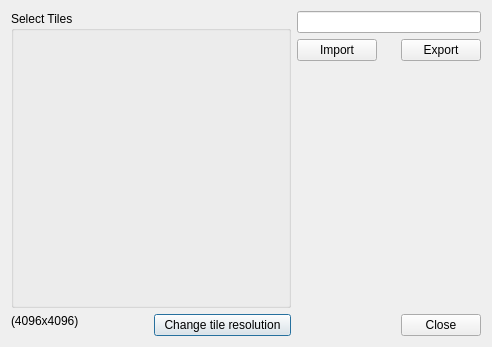
<?xml version="1.0" encoding="UTF-8"?>
<ui version="4.0">
 <class>CTerrainTextureExport</class>
 <widget class="QDialog" name="CTerrainTextureExport">
  <property name="geometry">
   <rect>
    <x>0</x>
    <y>0</y>
    <width>492</width>
    <height>341</height>
   </rect>
  </property>
  <property name="windowTitle">
   <string>Export/Import Megaterrain</string>
  </property>
  <property name="modal">
   <bool>true</bool>
  </property>
  <layout class="QGridLayout" name="gridLayout">
   <item row="0" column="0" rowspan="4" colspan="2">
    <widget class="QGroupBox" name="HEIGHTMAP_BORDER">
     <property name="title">
      <string>Select Tiles</string>
     </property>
     <layout class="QVBoxLayout" name="verticalLayout">
      <item>
       <widget class="QLabel" name="terrainTextureFrame">
        <property name="sizePolicy">
         <sizepolicy hsizetype="Fixed" vsizetype="Fixed">
          <horstretch>0</horstretch>
          <verstretch>0</verstretch>
         </sizepolicy>
        </property>
        <property name="minimumSize">
         <size>
          <width>256</width>
          <height>256</height>
         </size>
        </property>
        <property name="maximumSize">
         <size>
          <width>256</width>
          <height>256</height>
         </size>
        </property>
        <property name="text">
         <string/>
        </property>
       </widget>
      </item>
     </layout>
    </widget>
   </item>
   <item row="4" column="1">
    <widget class="QPushButton" name="CHANGE">
     <property name="text">
      <string>Change tile resolution</string>
     </property>
    </widget>
   </item>
   <item row="3" column="4">
    <spacer name="verticalSpacer">
     <property name="orientation">
      <enum>Qt::Vertical</enum>
     </property>
     <property name="sizeHint" stdset="0">
      <size>
       <width>20</width>
       <height>236</height>
      </size>
     </property>
    </spacer>
   </item>
   <item row="1" column="3">
    <spacer name="horizontalSpacer_2">
     <property name="orientation">
      <enum>Qt::Horizontal</enum>
     </property>
     <property name="sizeHint" stdset="0">
      <size>
       <width>27</width>
       <height>20</height>
      </size>
     </property>
    </spacer>
   </item>
   <item row="1" column="2">
    <widget class="QPushButton" name="importButton">
     <property name="text">
      <string>Import</string>
     </property>
    </widget>
   </item>
   <item row="0" column="2" colspan="3">
    <widget class="QLineEdit" name="FILE">
     <property name="alignment">
      <set>Qt::AlignLeading|Qt::AlignLeft|Qt::AlignVCenter</set>
     </property>
     <property name="readOnly">
      <bool>true</bool>
     </property>
    </widget>
   </item>
   <item row="1" column="4">
    <widget class="QPushButton" name="exportButton">
     <property name="text">
      <string>Export</string>
     </property>
    </widget>
   </item>
   <item row="4" column="0">
    <widget class="QLabel" name="INFO_TEXT">
     <property name="text">
      <string>(4096x4096)</string>
     </property>
     <property name="alignment">
      <set>Qt::AlignLeading|Qt::AlignLeft|Qt::AlignTop</set>
     </property>
    </widget>
   </item>
   <item row="4" column="4">
    <widget class="QDialogButtonBox" name="buttonBox">
     <property name="standardButtons">
      <set>QDialogButtonBox::Close</set>
     </property>
    </widget>
   </item>
   <item row="4" column="2" colspan="2">
    <spacer name="horizontalSpacer">
     <property name="orientation">
      <enum>Qt::Horizontal</enum>
     </property>
     <property name="sizeHint" stdset="0">
      <size>
       <width>108</width>
       <height>20</height>
      </size>
     </property>
    </spacer>
   </item>
  </layout>
 </widget>
 <resources/>
 <connections/>
</ui>
